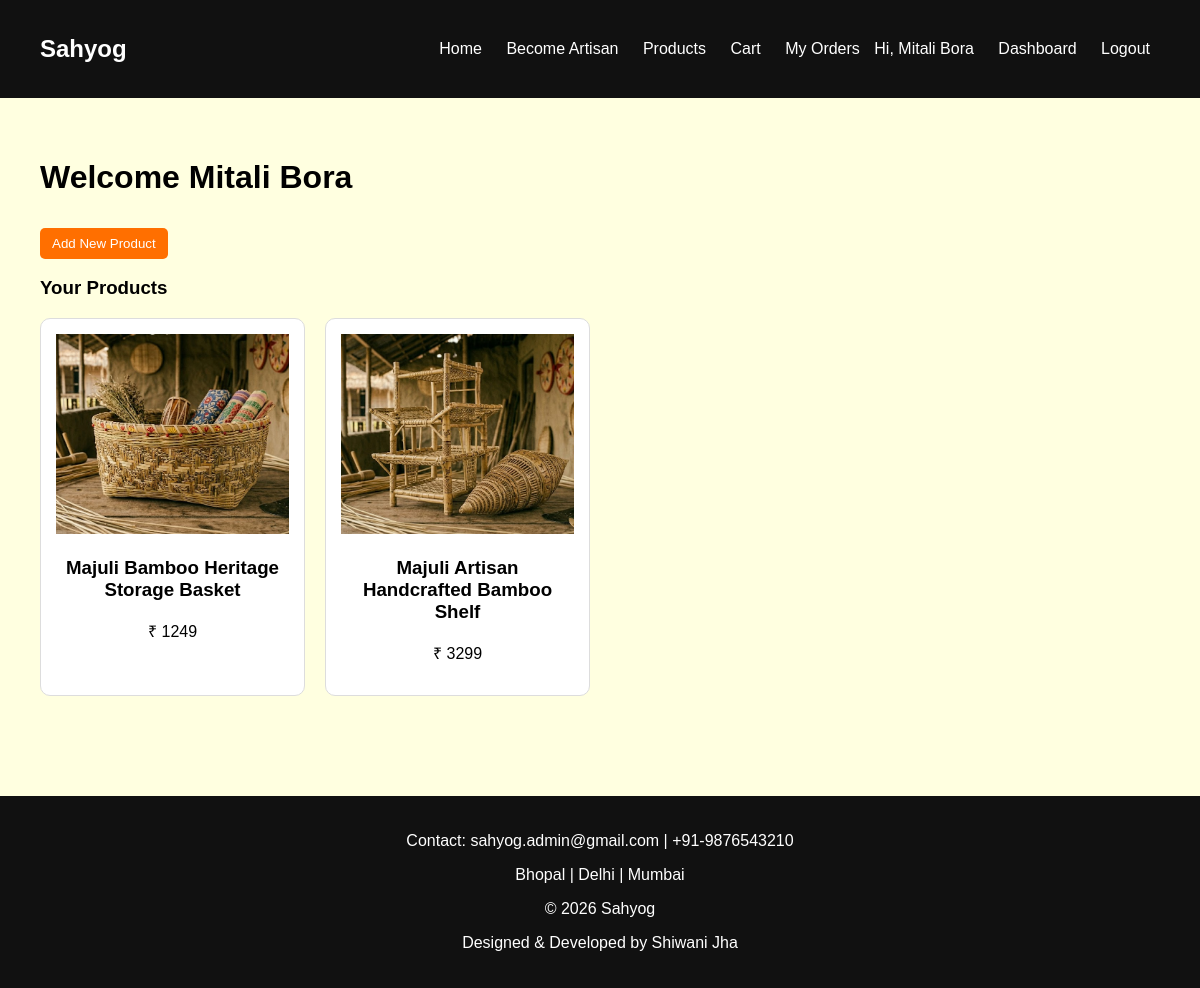
The page /artisan-dashboard/ (signed in) on the database as committed earlier.
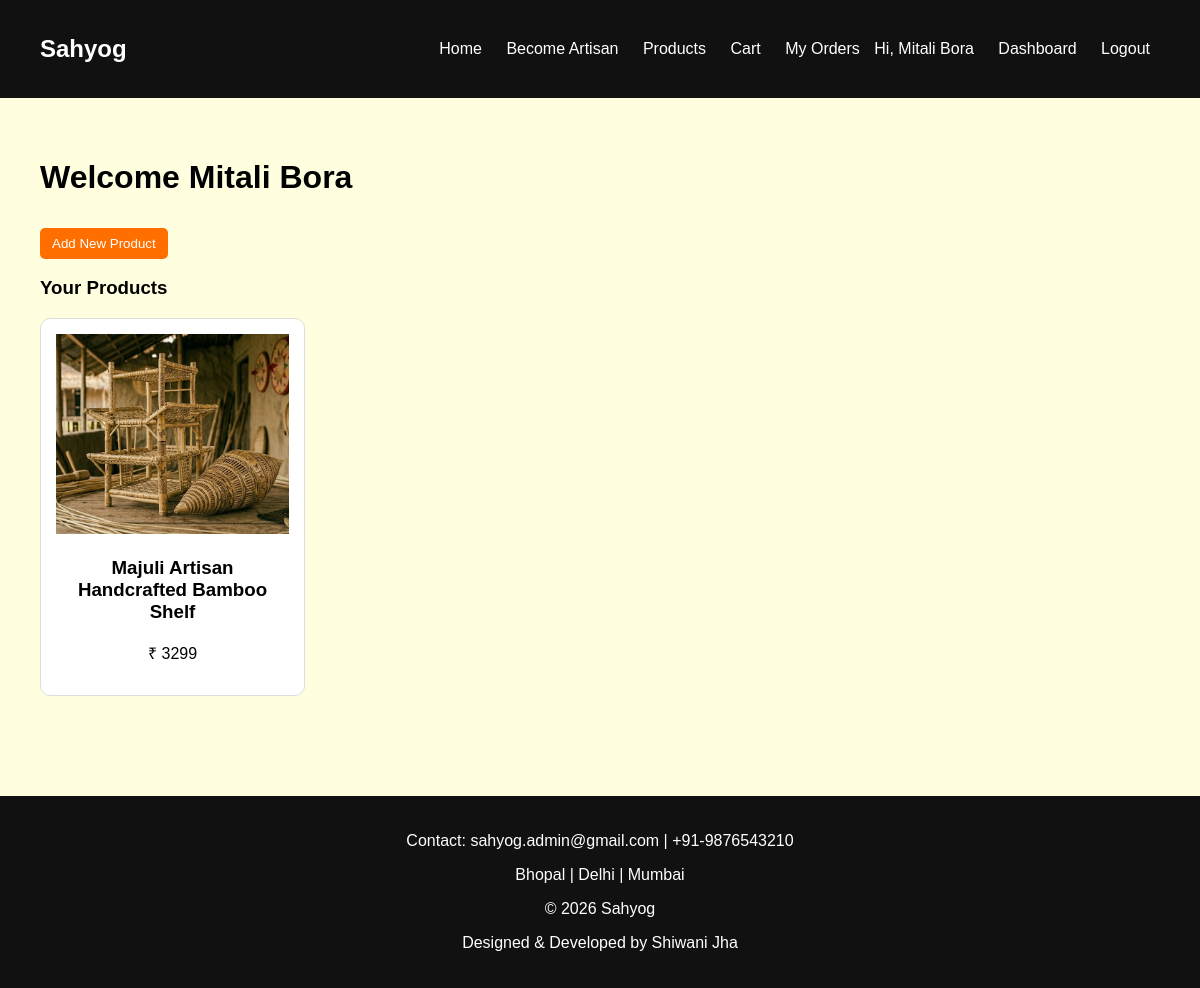
The same page on the database as committed later.
### store/models.py (models this page shows, shortened)
class Product(models.Model):
    artisan = models.ForeignKey(Artisan, on_delete=models.CASCADE, null=True)
    name = models.CharField(max_length=200)
    price = models.IntegerField()
    description = models.TextField()
    image = models.ImageField(upload_to='products/')

### store/views.py (the view)
# urls.py: path('artisan-dashboard/', views.artisan_dashboard, name='artisan_dashboard'),
@login_required
def artisan_dashboard(request):
    artisan = Artisan.objects.get(user=request.user)
    products = Product.objects.filter(artisan=artisan)
    return render(request, 'artisan_dashboard.html', {
        'artisan': artisan,
        'products': products
    })

### store/context_processors.py (called while the page is built)
def artisan_status(request):
    is_artisan = False
    if request.user.is_authenticated:
        is_artisan = Artisan.objects.filter(user=request.user).exists()
    return { 'is_artisan': is_artisan }

### templates/artisan_dashboard.html
{% extends 'base.html' %}
{% block content %}
<div class="container">
    <h1>Welcome {{ artisan.name }}</h1>
    <a href="/add-product/">
    <button class="btn-cart">Add New Product</button></a>
    <h3>Your Products</h3>
    <div class="products">
        {% for product in products %}
        <div class="card">
            <img src="{{ product.image.url }}">
            <h3>{{ product.name }}</h3>
            <p>₹ {{ product.price }}</p>
        </div>
        {% endfor %}
    </div>
</div>
{% endblock %}

Rows that differ between the two databases and show on the page:
removed Product: image (picture), name "Majuli Bamboo Heritage Storage Basket", price "1249"
